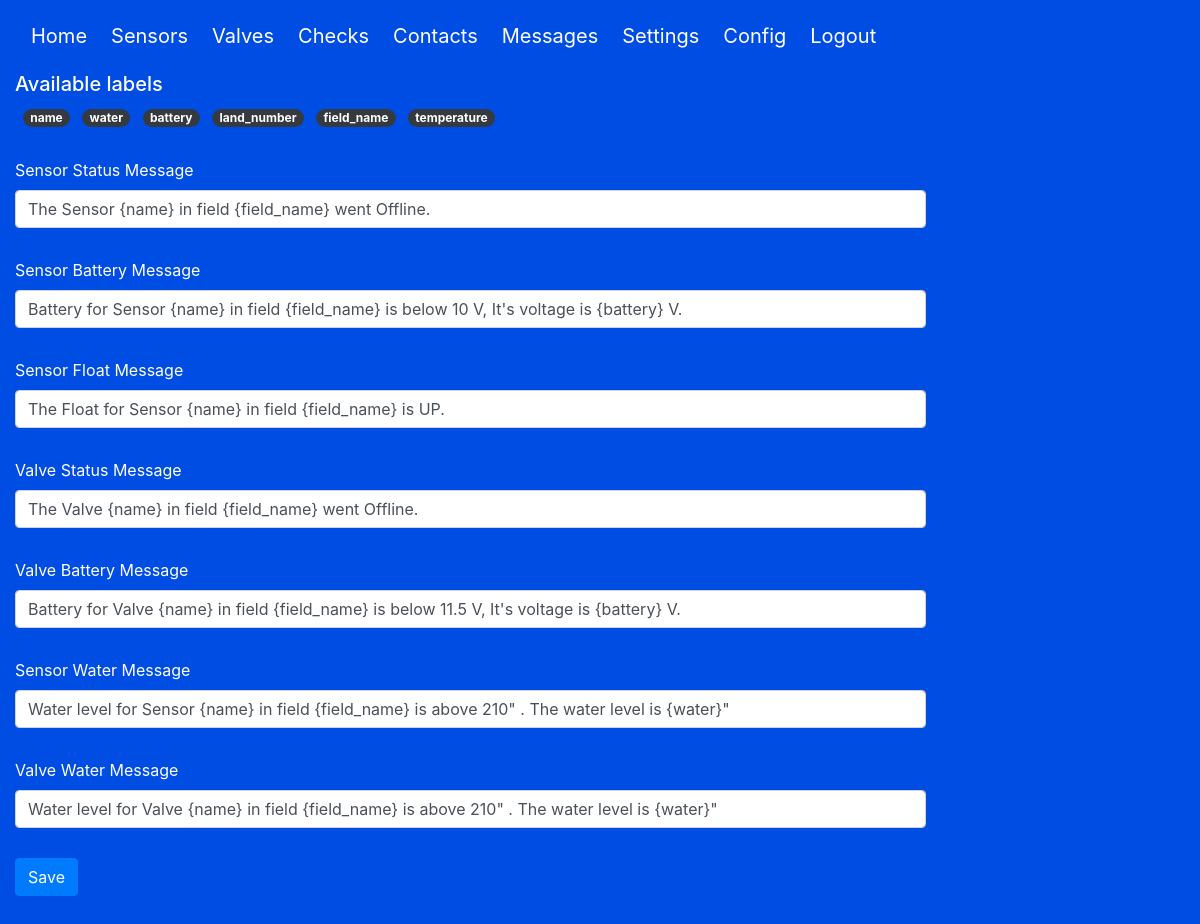
Screenshot of /messages (signed in) with the database file from the repository.
### models.py (models this page shows)
class LabelMessage(db.Model, SerializerMixin):
    __tablename__ = 'label_message'
    id = db.Column(db.Integer, primary_key=True)
    name = db.Column(db.String(100), unique=True)

class Message(db.Model, SerializerMixin):
    __tablename__ = 'message'
    id = db.Column(db.Integer, primary_key=True)
    name = db.Column(db.String(100))
    mess_type = db.Column(db.String(20))
    message = db.Column(db.String(1000))

### main.py (the view, shortened to what this page needs)
@main.route('/messages', methods=["GET", "POST"])
@login_required
def messages():
    labels = [label.to_dict() for label in LabelMessage.query.all()]
    msgs = [message.to_dict() for message in Message.query.all()]
    if request.method == 'GET':
        return render_template('messages.html', labels=labels, messages=msgs)

### app.py (called while the page is built)
@login_manager.user_loader
def load_user(user_id):
    return User.query.get(int(user_id))

### templates/messages.html (shortened to what this page needs)
{% extends "base.html" %}
{% block content %}
    <h5>Available labels</h5>
    {% for label in labels %}
        <span class="badge badge-pill badge-dark ml-2">{{ label.name }}</span>
    {% endfor %}
    <form method="post">
        {% for message in messages %}
            <div class="form-group">
                <label>{{ message.mess_type[0] | upper }}{{ message.mess_type[1:] }} {{ message.name[0] | upper }}{{ message.name[1:] }} Message</label>
                <input class="form-control" name="{{ '{}_{}'.format(message.name, message.mess_type) }}" value="{{ message.message }}">
            </div>
        {% endfor %}
        <button type="submit" class="btn btn-primary">Save</button>
    </form>
{% endblock %}

### templates/base.html (shortened to what this page needs)
<!DOCTYPE html>
<html>
<head>
    <link rel="stylesheet" href="../static/css/bulma.min.css"/>
    <link rel="stylesheet" href="../static/bootstrap4/css/bootstrap.min.css"/>
    <link rel="stylesheet" href="../static/css/main.css"/>
</head>
<body>
<section class="hero is-primary is-fullheight" style="min-width: 100%; float: left">
    <div class="hero-head">
        <nav class="navbar">
            <div class="container">
                <div id="navbarMenuHeroA" class="navbar-menu navbar-brand">
                    <div class="navbar-start">
                        <a href="{{ url_for('main.index') }}" class="navbar-item">
                            Home
                        </a>
                        {% if current_user.is_authenticated %}
                            <a href="{{ url_for('main.sensor') }}" class="navbar-item">
                                Sensors
                            </a>
                            <a href="{{ url_for('main.valve') }}" class="navbar-item">
                                Valves
                            </a>
                            <a href="{{ url_for('main.check') }}" class="navbar-item">
                                Checks
                            </a>
                            <a href="{{ url_for('contact.contacts') }}" class="navbar-item">
                                Contacts
                            </a>
                            <a href="{{ url_for('main.messages') }}" class="navbar-item">
                                Messages
                            </a>
                            <a href="{{ url_for('main.settings') }}" class="navbar-item">
                                Settings
                            </a>
                            <a href="{{ url_for('sets.configuration') }}" class="navbar-item">
                                Config
                            </a>
                            <a href="{{ url_for('auth.logout') }}" class="navbar-item">
                                Logout
                            </a>
                        {% endif %}
                    </div>
                </div>
            </div>
        </nav>
    </div>
    <div class="hero-body">
        <div class="container">
            {% block content %}
            {% endblock %}
        </div>
    </div>
</section>
</body>
</html>

### static/css/main.css (style rules this page uses)
body { overflow: scroll !important; background-color: #004DE3; }
.hero.is-primary { background-color: #004DE3; }
.hero-body .container { max-width: 80%; }
@media only screen
and (min-device-width: 768px)
and (max-device-width: 1024px) { .container { margin-left: 0; } }
@media only screen
and (min-device-width: 768px)
and (max-device-width: 1024px) { .hero-body { padding-left: 0 !important; padding-top: 0; } }
.form-group { margin: 30px 0; }

### rows the page displays
LabelMessage: name "name"
LabelMessage: name "water"
LabelMessage: name "battery"
LabelMessage: name "land_number"
LabelMessage: name "field_name"
LabelMessage: name "temperature"
Message: mess_type "S", mess_type "ensor", name "S", name "tatus", message "The Sensor {name} in field {field_name} went Offline."
Message: mess_type "S", mess_type "ensor", name "B", name "attery", battery_sensor "Battery for Sensor {name} in field {field_name} is below 10 V, It's voltage is {battery} V."
Message: mess_type "S", mess_type "ensor", name "F", name "loat", message "The Float for Sensor {name} in field {field_name} is UP."
Message: mess_type "V", mess_type "alve", name "S", name "tatus", status_valve "The Valve {name} in field {field_name} went Offline."
Message: mess_type "V", mess_type "alve", name "B", name "attery", message "Battery for Valve {name} in field {field_name} is below 11.5 V, It's voltage is {battery} V."
Message: mess_type "S", mess_type "ensor", name "W", name "ater", message "Water level for Sensor {name} in field {field_name} is above 210\" . The water level is {water}\""
Message: mess_type "V", mess_type "alve", name "W", name "ater", message "Water level for Valve {name} in field {field_name} is above 210\" . The water level is {water}\""
